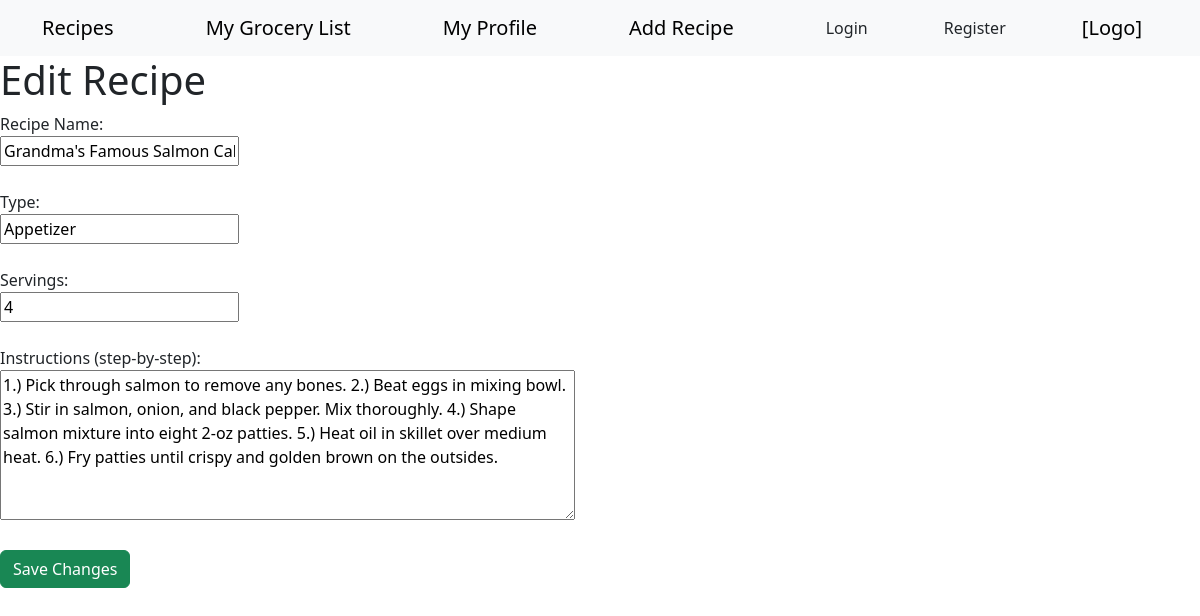
Before: /edit-recipe/3 with the older database file.
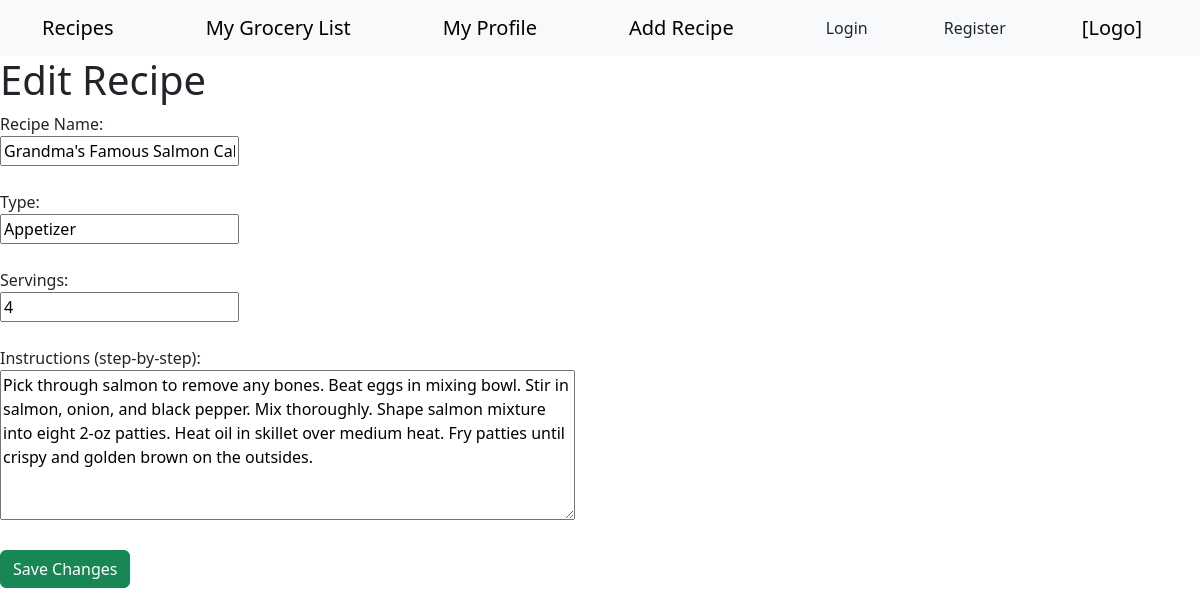
After: the same page with the newer database file.
### app/models.py (models this page shows, shortened)
class Recipe(db.Model):
	__tablename__ = 'recipes'
	recipe_id = db.Column(db.Integer, primary_key=True)
	recipe_desc = db.Column(db.String(100))
	recipe_type = db.Column(db.String(50))
	recipe_servings = db.Column(db.Integer)
	recipe_rating = db.Column(db.Integer)
	recipe_insns = db.Column(db.String(1000))

### app/routes.py (the view, shortened to what this page needs)
@myapp_obj.route("/edit-recipe/<int:id>", methods=["GET", "POST"])
def edit_recipe(id):
    recipe = Recipe.query.get_or_404(id)
    return render_template("edit_recipe.html", recipe=recipe)

### app/templates/edit_recipe.html
{% extends 'base.html' %}
{% block header %}
<h1>Edit Recipe</h1>
{% endblock %}
{% block content %}
<form method="POST">
    <label>Recipe Name:</label><br>
    <input type="text" name="recipe_desc" value="{{ recipe.recipe_desc }}" required><br><br>
    <label>Type:</label><br>
    <input type="text" name="recipe_type" value="{{ recipe.recipe_type }}"><br><br>
    <label>Servings:</label><br>
    <input type="number" name="recipe_servings" value="{{ recipe.recipe_servings }}"><br><br>
    <label>Instructions (step-by-step):</label><br>
    <textarea name="recipe_insns" rows="6" cols="60">{{ recipe.recipe_insns }}</textarea><br><br>
    <button type="submit" class="btn btn-success">Save Changes</button>
</form>
{% endblock %}

Changed rows visible on the page:
changed Recipe "Grandma's Famous Salmon Cakes": recipe_insns "1.) Pick through salmon to remove any bones. 2.) Beat eggs in mixing bowl. 3.) Stir in salmon, onion, and black pepper. Mix thoroughly. 4.) Shape salmon mixture into eight 2-oz patties. 5.) Heat oil in skillet over medium heat. 6.) Fry patties until crispy…" → "Pick through salmon to remove any bones. Beat eggs in mixing bowl. Stir in salmon, onion, and black pepper. Mix thoroughly. Shape salmon mixture into eight 2-oz patties. Heat oil in skillet over medium heat. Fry patties until crispy…"
